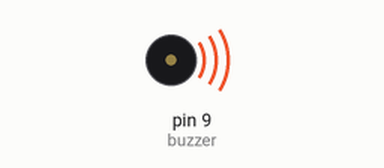
A sketch run on a simulated Arduino Uno, built with avr-gcc and run on an emulated ATmega328P. On the bench: buzzer (waves = sounding).

Above: at 0.2 s.
At 6.7 s:
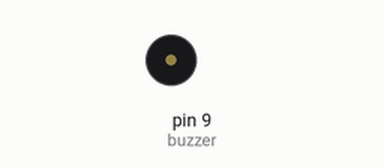
Timing chart, 0 to 7.8 s (numbered marks = the images above):
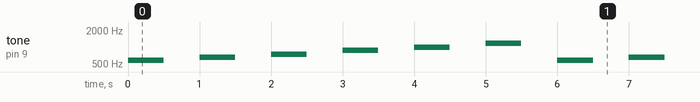

The sketch:

buzzer.ino
```cpp
int buzzer = 9;
void setup() {
  pinMode(buzzer,OUTPUT);
}

void loop() {
  tone(buzzer, 587, 500);
  delay(1000);

  tone(buzzer, 659,500);
  delay(1000);

  tone(buzzer, 740,500);
  delay(1000);

  tone(buzzer, 880,500);
  delay(1000);

  tone(buzzer, 986,500);
  delay(1000);

  tone(buzzer, 1172,500);
  delay(1000);
}
```

Measured:
- by itself, tone on pin 9 (buzzer): repeats every 6.0 s: silent 0.50 s, 659 Hz 0.50 s, silent 0.50 s, 740 Hz 0.50 s, silent 0.50 s, 880 Hz 0.50 s, silent 0.50 s, 986 Hz 0.50 s, silent 0.50 s, 1172 Hz 0.50 s, silent 0.50 s, 587 Hz 0.50 s
